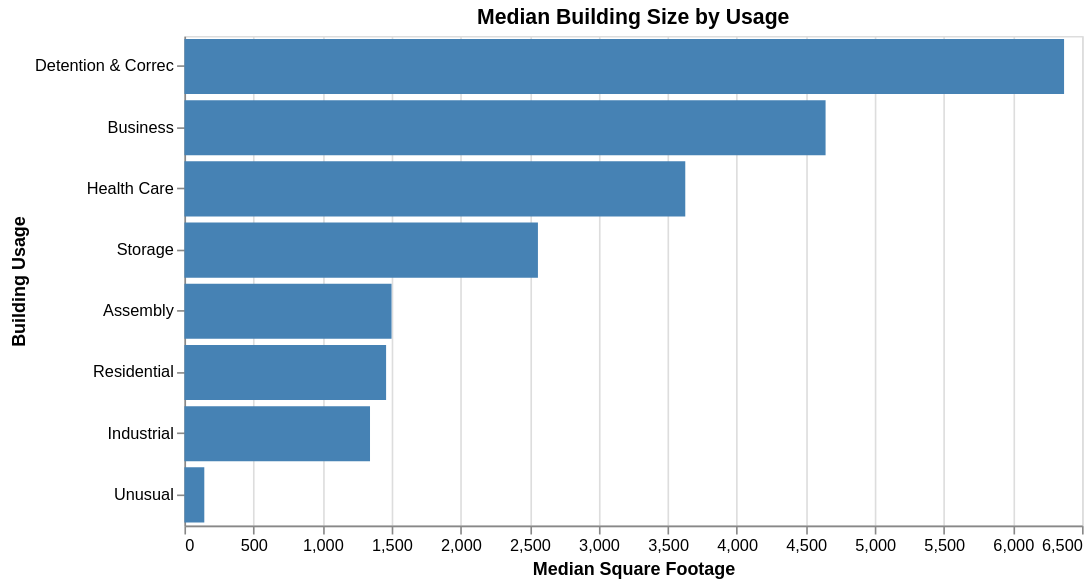

The notebook cell saved with this chart:
### Code cell
plot1_data = clean[clean["Usage Description"].isin(top_usages)].groupby("Usage Description", as_index=False)["Square Footage"].median()

chart1 = alt.Chart(plot1_data).mark_bar().encode(x=alt.X("Square Footage:Q", title="Median Square Footage"), y=alt.Y("Usage Description:N", sort="-x", title="Building Usage"), 
                                                 color=alt.value("steelblue"), tooltip=[alt.Tooltip("Usage Description:N"), alt.Tooltip("Square Footage:Q", format=",.0f")]
                                                 ).properties(title="Median Building Size by Usage", width=550, height=300)

chart1

### Figure 1 — Vega-Lite specification as saved in the notebook (floating-point values rounded to 4 significant figures)
{"config": {"view": {"continuousWidth": 300, "continuousHeight": 300}}, "data": {"name": "data-ae0915b5a102df6df3ed60744fe866ad"}, "mark": {"type": "bar"}, "encoding": {"color": {"value": "steelblue"}, "tooltip": [{"field": "Usage Description", "type": "nominal"}, {"field": "Square Footage", "format": ",.0f", "type": "quantitative"}], "x": {"field": "Square Footage", "title": "Median Square Footage", "type": "quantitative"}, "y": {"field": "Usage Description", "sort": "-x", "title": "Building Usage", "type": "nominal"}}, "height": 300, "title": "Median Building Size by Usage", "width": 550, "$schema": "https://vega.github.io/schema/vega-lite/v6.4.1.json", "datasets": {"data-ae0915b5a102df6df3ed60744fe866ad": [{"Usage Description": "Assembly", "Square Footage": 1500.0}, {"Usage Description": "Business", "Square Footage": 4643.0}, {"Usage Description": "Detention & Correc", "Square Footage": 6370.0}, {"Usage Description": "Health Care", "Square Footage": 3627.0}, {"Usage Description": "Industrial", "Square Footage": 1344.0}, {"Usage Description": "Residential", "Square Footage": 1460.0}, {"Usage Description": "Storage", "Square Footage": 2560.0}, {"Usage Description": "Unusual", "Square Footage": 144.0}]}}
